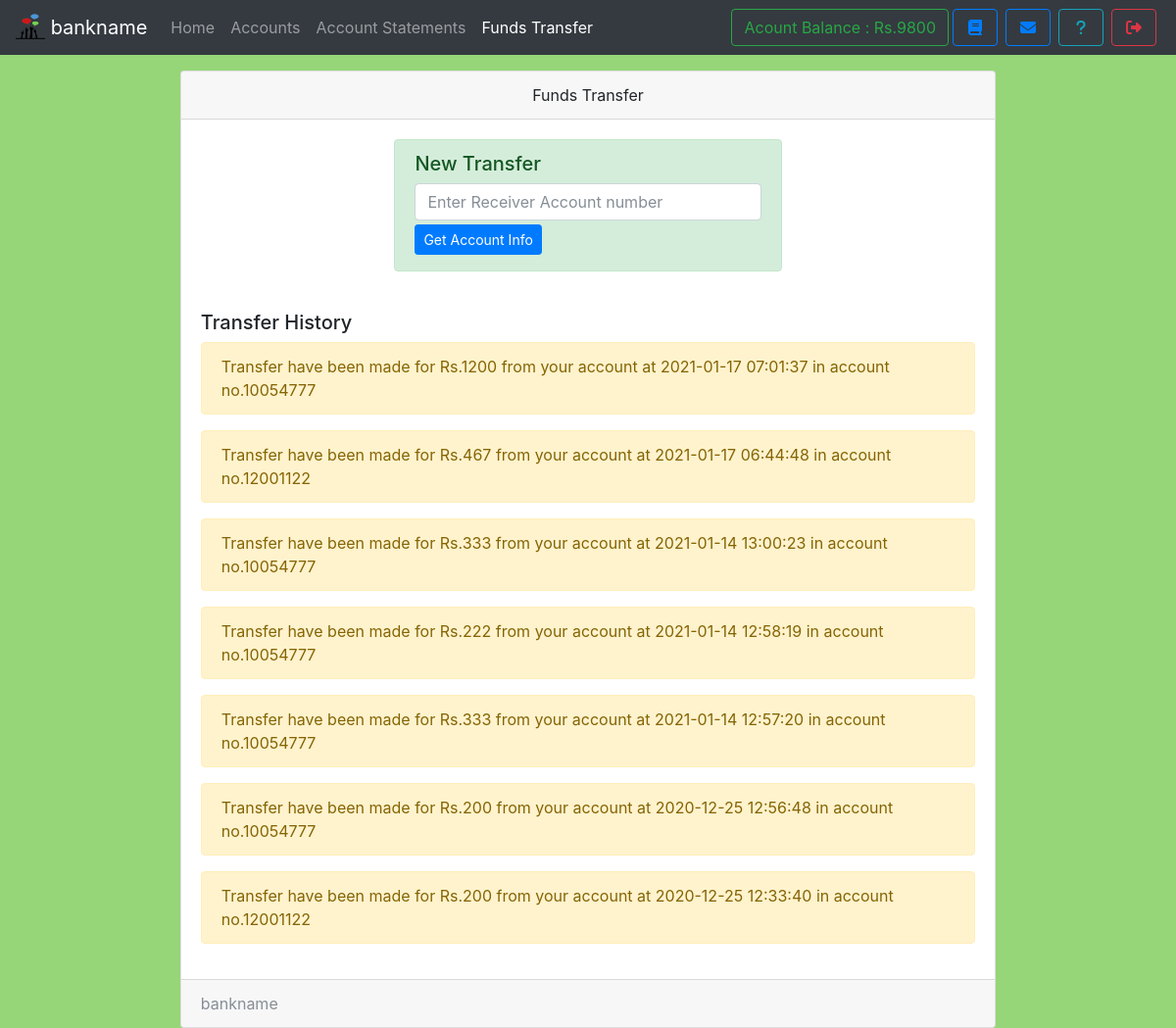
The app's page /transfer.php (signed in) with its own data.
### tables this page shows
CREATE TABLE `useraccounts` (
  `id` int(11) NOT NULL,
  `email` text NOT NULL,
  `password` text NOT NULL,
  `name` varchar(111) NOT NULL,
  `balance` varchar(111) NOT NULL,
  `cnic` varchar(111) NOT NULL,
  `number` varchar(111) NOT NULL,
  `city` varchar(111) NOT NULL,
  `address` varchar(111) NOT NULL,
  `source` varchar(111) NOT NULL,
  `accountNo` varchar(111) NOT NULL,
  `branch` varchar(111) NOT NULL,
  `accountType` varchar(111) NOT NULL,
  `date` timestamp NOT NULL DEFAULT current_timestamp()
);

CREATE TABLE `transaction` (
  `transactionId` int(11) NOT NULL,
  `action` varchar(111) NOT NULL,
  `credit` varchar(111) NOT NULL,
  `debit` varchar(111) NOT NULL,
  `balance` varchar(111) NOT NULL,
  `beneId` varchar(111) NOT NULL,
  `other` varchar(111) NOT NULL,
  `userId` int(11) NOT NULL,
  `date` timestamp NOT NULL DEFAULT current_timestamp()
);

### db.php (called while the page is built, shortened)
<?php
    $con = new mysqli('localhost','root','','mybank');
    $ar = $con->query("select * from userAccounts,branch where id = '$_SESSION[userId]' AND userAccounts.branch = branch.branchId");
    $userData = $ar->fetch_assoc();
?>

### transfer.php (the view, shortened to what this page needs)
<!DOCTYPE html>
<html>
<head>
  <?php require 'assets/autoloader.php'; ?>
  <?php require 'assets/db.php'; ?>
  <?php require 'assets/function.php'; ?>
</head>
<body style="background:#96D678;background-size: 100%">
<nav class="navbar navbar-expand-lg navbar-dark bg-dark fixed-top">
 <a class="navbar-brand" href="#">
    <img src="images/lg.png" width="30" height="30" class="d-inline-block align-top" alt="">
   <?php echo bankname; ?>
  </a>
  <div class="collapse navbar-collapse" id="navbarSupportedContent">
    <ul class="navbar-nav mr-auto">
      <li class="nav-item ">
        <a class="nav-link " href="index.php">Home <span class="sr-only">(current)</span></a>
      </li>
      <li class="nav-item ">  <a class="nav-link" href="accounts.php">Accounts</a></li>
      <li class="nav-item ">  <a class="nav-link" href="statements.php">Account Statements</a></li>
      <li class="nav-item active">  <a class="nav-link" href="transfer.php">Funds Transfer</a></li>
    </ul>
    <?php include 'sideButton.php'; ?>
  </div>
</nav><br><br><br>
<div class="container">
  <div class="card  w-75 mx-auto">
  <div class="card-header text-center">
    Funds Transfer
  </div>
  <div class="card-body">
      <form method="POST">
          <div class="alert alert-success w-50 mx-auto">
            <h5>New Transfer</h5>
            <input type="text" name="otherNo" class="form-control " placeholder="Enter Receiver Account number" required>
            <button type="submit" name="get" class="btn btn-primary btn-bloc btn-sm my-1">Get Account Info</button>
          </div>
      </form>
    <br>
    <h5>Transfer History</h5>
    <?php
      $array = $con->query("select * from transaction where userId = '$userData[id]' AND action = 'transfer' order by date desc");
      if ($array ->num_rows > 0)
      {
         while ($row = $array->fetch_assoc())
         {
            if ($row['action'] == 'transfer')
            {
              echo "<div class='alert alert-warning'>Transfer have been made for  Rs.$row[debit] from your account at $row[date] in  account no.$row[other]</div>";
            }
         }
      }
      else
        echo "<div class='alert alert-info'>You have made no transfer yet.</div>";
    ?>
  </div>
  <div class="card-footer text-muted">
   <?php echo bankname ?>
  </div>
</div>
</div>
</body>
</html>

### sideButton.php
<form class="form-inline my-2 my-lg-0">
        <a href="" class="btn btn-outline-success" data-toggle="tooltip" title="Your current Account Balance">Acount Balance : Rs.<?php echo $userData['balance']; ?></a>
        <a href="accounts.php" data-toggle="tooltip" title="Account Summary" class="btn btn-outline-primary mx-1" ><i class="fa fa-book fa-fw"></i></a>
        <a href="notice.php" data-toggle="tooltip" title="View Notice" class="btn btn-outline-primary mx-1" ><i class="fa fa-envelope fa-fw"></i></a>
        <a href="feedback.php" data-toggle="tooltip" title="Help?" class="btn btn-outline-info mx-1" ><i class="fa fa-question fa-fw"></i></a>
        <a href="logout.php" data-toggle="tooltip" title="Logout" class="btn btn-outline-danger mx-1" ><i class="fa fa-sign-out fa-fw"></i></a>
</form>

### records on screen
useraccounts: balance "9800"
transaction: debit "1200", date "2021-01-17 07:01:37", other "10054777"
transaction: debit "467", date "2021-01-17 06:44:48", other "12001122"
transaction: debit "333", date "2021-01-14 13:00:23", other "10054777"
transaction: debit "222", date "2021-01-14 12:58:19", other "10054777"
transaction: debit "333", date "2021-01-14 12:57:20", other "10054777"
transaction: debit "200", date "2020-12-25 12:56:48", other "10054777"
transaction: debit "200", date "2020-12-25 12:33:40", other "12001122"

### other values on screen
bankname "bankname"
